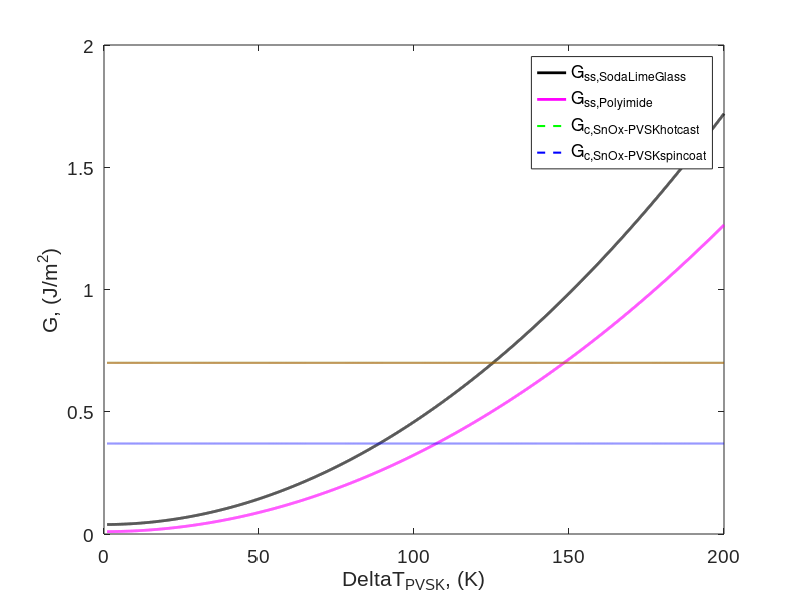

This figure's MATLAB source: (Note: this script raises an error after producing the figure.)
clear all;

% Define poisson's ratios, CTE, Modulus, Gc, for all the layers.
v_SodaLimeGlass = 0.23;
v_Polyimide = 0.35;
v_ITO = 0.35;
v_SnOx = 0.33;
v_PVSK = 0.31;
v_Spiro = 0.36;
v_Au_evap = 0.421;
v_Au_screen = 0.33;

% Coefficient of thermal expansions for the materials.
a_SodaLimeGlass = 9.00E-6;
a_Polyimide = 2.00E-5;
a_ITO = 5.81E-6;
a_SnOx = 3.75E-6;
a_PVSK = 8.98E-5;
a_Spiro = 5.00E-5;
a_Au_evap = 1.36E-5;
a_Au_screen = 1.90E-5;

% Define the Elastic moduli of all the layers including Silver screen
% printed and evaporated Ag.
E_SodaLimeGlass = 6.90E10/(1-v_SodaLimeGlass); % not used in the code
E_Polyimide = 7.50E9/(1-v_Polyimide); % not used in the code
E_ITO = 1.14E11/(1-v_ITO);
E_SnOx = 8.80E10/(1-v_SnOx);
E_PVSK = 1.11E10/(1-v_PVSK);
E_Spiro = 1.50E10/(1-v_Spiro);
E_Au_evap = 8.20E10/(1-v_Au_evap);
E_Au_screen = 9.00E9/(1-v_Au_screen);

% Define curvature, "b", and radius of curvature
k = 50E-9;
B = 2e-2;
R = 1/k;

% Define the thicknesses in each layer.
h_Au_evap = 150E-9;
h_Au_screen = 1000E-9;
h_Spiro = 180E-9;
h_PVSK = 400E-9;
h_SnOx = 50E-9;
h_ITO = 200E-9;

% Gc's for all the layers in n-i-p
Gc_ITO = 5;
Gc_SnOx = 0.7;
Gc_PVSKRSPP = 4.4;
Gc_PVSKhotcast = 0.92;
Gc_PVSKspincoat = 0.37;
Gc_Spiro = 0.45;
Gc_Au_evap = 1.2;
Gc_Au_screen = 2;

% Calculate the Gc for each interface (take the minimum of the bulk Gc of
% the layers that compose of the interface)
Gc_ITOSnOx = min(Gc_ITO, Gc_SnOx);
Gc_SnOxPVSKRSPP = min(Gc_SnOx, Gc_PVSKRSPP);
Gc_SnOxPVSKhotcast = min(Gc_SnOx, Gc_PVSKhotcast);
Gc_SnOxPVSKspincoat = min(Gc_SnOx, Gc_PVSKspincoat);

% Define the "default" temperatures felt by the layers during processing
delta_T_ITO_default = 400;
delta_T_SnOx_default = 155;
delta_T_PVSK_spin_default = 75;
delta_T_PVSK_hotcast_default = 85;
delta_T_PVSK_RSPP_default = 110;
delta_T_Spiro_default = 50;
delta_T_Au_evap_default = 50;
delta_T_Au_screen_default = 125;

%% Section 1: Vary delta_T for PVSK, on SodaLimeGlass & Polyimide substr.
% Varying PVSK processing T would impact ITO-SnOx & SnOx-PVSK interfaces
% Calculation of Gss with varying PVSK processing temperatures

%%% PVSK processing temperature variation
delta_T_PVSK = linspace(1, 200, 10000);

% First, let's compute the G_ss for the PVSK-SnOx interface for Glass subs.
% Calculate stresses induced by thermal expansion for Soda Lime Glass.
% Notice that both the ITO and the SnOx are in compression.
% So, no ITO-SnOx delaminatino will occur
sigma_ITO_SodaLimeGlass = (a_ITO - a_SodaLimeGlass)*delta_T_ITO_default*E_ITO;
sigma_SnOx_SodaLimeGlass = (a_SnOx - a_SodaLimeGlass)*delta_T_SnOx_default*E_SnOx;

sigma_PVSK_SodaLimeGlass = (a_PVSK - a_SodaLimeGlass).*delta_T_PVSK.*E_PVSK;

sigma_Spiro_SodaLimeGlass = (a_Spiro - a_SodaLimeGlass)*delta_T_Spiro_default*E_Spiro;
sigma_Au_evap_SodaLimeGlass = (a_Au_evap - a_SodaLimeGlass)*delta_T_Au_evap_default*E_Au_evap;
sigma_Au_screen_SodaLimeGlass = (a_Au_screen - a_SodaLimeGlass)*delta_T_Au_screen_default*E_Au_screen;

h_summation = h_Au_screen + h_Spiro + h_PVSK;
P = (k*B/(6*h_summation))*(E_Au_screen*h_Au_screen^3 + E_Spiro*h_Spiro^3 + E_PVSK*h_PVSK^3);
G_SnOxPVSK_SodaLimeGlass = sigma_Au_screen_SodaLimeGlass^2*h_Au_screen/E_Au_screen + ...
    sigma_Spiro_SodaLimeGlass^2*h_Spiro/E_Spiro + sigma_PVSK_SodaLimeGlass.^2*h_PVSK./E_PVSK...
    - (P^2/(B^2*E_Au_screen*h_Au_screen) + E_Au_screen*h_Au_screen^3*k^2/12) ...
    - (P^2/(B^2*E_Spiro*h_Spiro) + E_Spiro*h_Spiro^3*k^2/12) ...
    - (P^2/(B^2*E_PVSK*h_PVSK) + E_PVSK*h_PVSK^3*k^2/12);


% Second, let's compute the G_ss for the PVSK-SnOx interface for polyimide
% Calculate stresses induced by thermal expansion for polyimide
% Notice that both the ITO and the SnOx are in compression.
% So, no ITO-SnOx delaminatino will occur
sigma_ITO_Polyimide = (a_ITO - a_Polyimide)*delta_T_ITO_default*E_ITO;
sigma_SnOx_Polyimide = (a_SnOx - a_Polyimide)*delta_T_SnOx_default*E_SnOx;

sigma_PVSK_Polyimide = (a_PVSK - a_Polyimide).*delta_T_PVSK.*E_PVSK;

sigma_Spiro_Polyimide = (a_Spiro - a_Polyimide)*delta_T_Spiro_default*E_Spiro;
sigma_Au_evap_Polyimide = (a_Au_evap - a_Polyimide)*delta_T_Au_evap_default*E_Au_evap;
sigma_Au_screen_Polyimide = (a_Au_screen - a_Polyimide)*delta_T_Au_screen_default*E_Au_screen;

h_summation = h_Au_screen + h_Spiro + h_PVSK;
P = (k*B/(6*h_summation))*(E_Au_screen*h_Au_screen^3 + E_Spiro*h_Spiro^3 + E_PVSK*h_PVSK^3);
G_SnOxPVSK_Polyimide = sigma_Au_screen_Polyimide^2*h_Au_screen/E_Au_screen + ...
    sigma_Spiro_Polyimide^2*h_Spiro/E_Spiro + sigma_PVSK_Polyimide.^2*h_PVSK./E_PVSK...
    - (P^2/(B^2*E_Au_screen*h_Au_screen) + E_Au_screen*h_Au_screen^3*k^2/12) ...
    - (P^2/(B^2*E_Spiro*h_Spiro) + E_Spiro*h_Spiro^3*k^2/12) ...
    - (P^2/(B^2*E_PVSK*h_PVSK) + E_PVSK*h_PVSK^3*k^2/12);

figure; hold on
plot(delta_T_PVSK, G_SnOxPVSK_SodaLimeGlass, 'k', "LineWidth", 2);
plot(delta_T_PVSK, G_SnOxPVSK_Polyimide, 'm', "LineWidth", 2);
plot(delta_T_PVSK, Gc_SnOxPVSKhotcast.*ones(1,length(delta_T_PVSK)), '--g', "LineWidth", 1.5);
plot(delta_T_PVSK, Gc_SnOxPVSKspincoat.*ones(1,length(delta_T_PVSK)), '--b', "LineWidth", 1.5);
plot(delta_T_PVSK, Gc_SnOxPVSKRSPP.*ones(1,length(delta_T_PVSK)), '--r', "LineWidth", 1.5);
legend("G_{ss,SodaLimeGlass}", "G_{ss,Polyimide}", "G_{c,SnOx-PVSKhotcast}", "G_{c,SnOx-PVSKspincoat}")
    % "G_{c,SnOx-PVSKRSPP}", )
ylabel("G, (J/m^2)");
xlabel("{\Delta}T_{PVSK}, (K)");
box on;
set(gca, 'FontSize', 14, 'FontName', 'Arial');

%% Section 2: Computing the delta_T_PVSK,max for SnOx-PVSK delamination
syms delta_T_PVSK

% Compute driving force for SnOx-PVSK delamination for SLG substrate
sigma_ITO_SodaLimeGlass = (a_ITO - a_SodaLimeGlass)*delta_T_ITO_default*E_ITO;
sigma_SnOx_SodaLimeGlass = (a_SnOx - a_SodaLimeGlass)*delta_T_SnOx_default*E_SnOx;

sigma_PVSK_SodaLimeGlass = (a_PVSK - a_SodaLimeGlass).*delta_T_PVSK.*E_PVSK;

sigma_Spiro_SodaLimeGlass = (a_Spiro - a_SodaLimeGlass)*delta_T_Spiro_default*E_Spiro;
sigma_Au_evap_SodaLimeGlass = (a_Au_evap - a_SodaLimeGlass)*delta_T_Au_evap_default*E_Au_evap;
sigma_Au_screen_SodaLimeGlass = (a_Au_screen - a_SodaLimeGlass)*delta_T_Au_screen_default*E_Au_screen;

h_summation = h_Au_screen + h_Spiro + h_PVSK;
P = (k*B/(6*h_summation))*(E_Au_screen*h_Au_screen^3 + E_Spiro*h_Spiro^3 + E_PVSK*h_PVSK^3);
G_SnOxPVSK_SodaLimeGlass = sigma_Au_screen_SodaLimeGlass^2*h_Au_screen/E_Au_screen + ...
    sigma_Spiro_SodaLimeGlass^2*h_Spiro/E_Spiro + sigma_PVSK_SodaLimeGlass.^2*h_PVSK./E_PVSK...
    - (P^2/(B^2*E_Au_screen*h_Au_screen) + E_Au_screen*h_Au_screen^3*k^2/12) ...
    - (P^2/(B^2*E_Spiro*h_Spiro) + E_Spiro*h_Spiro^3*k^2/12) ...
    - (P^2/(B^2*E_PVSK*h_PVSK) + E_PVSK*h_PVSK^3*k^2/12);


% Compute driving force for SnOx-PVSK delamination for polyimide substrate
sigma_ITO_Polyimide = (a_ITO - a_Polyimide)*delta_T_ITO_default*E_ITO;
sigma_SnOx_Polyimide = (a_SnOx - a_Polyimide)*delta_T_SnOx_default*E_SnOx;

sigma_PVSK_Polyimide = (a_PVSK - a_Polyimide).*delta_T_PVSK.*E_PVSK;

sigma_Spiro_Polyimide = (a_Spiro - a_Polyimide)*delta_T_Spiro_default*E_Spiro;
sigma_Au_evap_Polyimide = (a_Au_evap - a_Polyimide)*delta_T_Au_evap_default*E_Au_evap;
sigma_Au_screen_Polyimide = (a_Au_screen - a_Polyimide)*delta_T_Au_screen_default*E_Au_screen;

h_summation = h_Au_screen + h_Spiro + h_PVSK;
P = (k*B/(6*h_summation))*(E_Au_screen*h_Au_screen^3 + E_Spiro*h_Spiro^3 + E_PVSK*h_PVSK^3);
G_SnOxPVSK_Polyimide = sigma_Au_screen_Polyimide^2*h_Au_screen/E_Au_screen + ...
    sigma_Spiro_Polyimide^2*h_Spiro/E_Spiro + sigma_PVSK_Polyimide.^2*h_PVSK./E_PVSK...
    - (P^2/(B^2*E_Au_screen*h_Au_screen) + E_Au_screen*h_Au_screen^3*k^2/12) ...
    - (P^2/(B^2*E_Spiro*h_Spiro) + E_Spiro*h_Spiro^3*k^2/12) ...
    - (P^2/(B^2*E_PVSK*h_PVSK) + E_PVSK*h_PVSK^3*k^2/12);


% Solve for the processing temperature at which debonding would occur
delta_T_PVSKRSPP_SodaLimeGlass = vpasolve(G_SnOxPVSK_SodaLimeGlass == Gc_SnOxPVSKRSPP, delta_T_PVSK, [0,inf]);
delta_T_PVSKRSPP_SodaLimeGlass = double(delta_T_PVSKRSPP_SodaLimeGlass);

delta_T_PVSKhotcast_SodaLimeGlass = vpasolve(G_SnOxPVSK_SodaLimeGlass == Gc_SnOxPVSKhotcast, delta_T_PVSK, [0,inf]);
delta_T_PVSKhotcast_SodaLimeGlass = double(delta_T_PVSKhotcast_SodaLimeGlass);

delta_T_PVSKspincoat_SodaLimeGlass = vpasolve(G_SnOxPVSK_SodaLimeGlass == Gc_SnOxPVSKspincoat, delta_T_PVSK, [0,inf]);
delta_T_PVSKspincoat_SodaLimeGlass = double(delta_T_PVSKspincoat_SodaLimeGlass);

delta_T_PVSKRSPP_Polyimide = vpasolve(G_SnOxPVSK_Polyimide == Gc_SnOxPVSKRSPP, delta_T_PVSK, [0,inf]);
delta_T_PVSKRSPP_Polyimide = double(delta_T_PVSKRSPP_Polyimide);

delta_T_PVSKhotcast_Polyimide = vpasolve(G_SnOxPVSK_Polyimide == Gc_SnOxPVSKhotcast, delta_T_PVSK, [0,inf]);
delta_T_PVSKhotcast_Polyimide = double(delta_T_PVSKhotcast_Polyimide);

delta_T_PVSKspincoat_Polyimide = vpasolve(G_SnOxPVSK_Polyimide == Gc_SnOxPVSKspincoat, delta_T_PVSK, [0,inf]);
delta_T_PVSKspincoat_Polyimide = double(delta_T_PVSKspincoat_Polyimide);

T_ambient = 25;

figure; hold on
ylim([0 250]);
x = [delta_T_PVSKRSPP_SodaLimeGlass+T_ambient delta_T_PVSKhotcast_SodaLimeGlass+T_ambient ...
    delta_T_PVSKspincoat_SodaLimeGlass+T_ambient delta_T_PVSKRSPP_Polyimide+T_ambient ...
    delta_T_PVSKhotcast_Polyimide+T_ambient delta_T_PVSKspincoat_Polyimide+T_ambient];
b = bar(x, 'FaceColor', 'flat');
text(1:length(x),x,num2str(x'),'vert','bottom','horiz','center'); 
b.CData(1,:) = [0.8500 0.3250 0.0980];
b.CData(2,:) = [0.8500 0.3250 0.0980];
b.CData(3,:) = [0.8500 0.3250 0.0980];
b.CData(4,:) = [0.9290 0.6940 0.1250];
b.CData(5,:) = [0.9290 0.6940 0.1250];
b.CData(6,:) = [0.9290 0.6940 0.1250];
xt = get(gca, 'XTick');
set(gca, 'XTick', xt(2:7), 'XTickLabel', {'RSPP', 'HotCast', 'SpinCoat', 'RSPP', 'HotCast', 'SpinCoat'});
ylabel('T_{PVSK,max}')
box on;
set(gca, 'FontSize', 12, 'FontName', 'Arial');
title("Max Processing T_{PVSK}, PVSK-SnOx Debond, NIP", 'FontWeight','Normal');

% Make the legend by using some manipulation
bh(1) = bar(nan,nan, 'FaceColor', "#D95319");
bh(2) = bar(nan,nan, 'FaceColor', "#EDB120");
legend(bh, ["SodaLimeGlass", "Polyimide"]);

delta_Tm_PVSK = 175;
xlim=get(gca,'xlim');
plot(xlim, [delta_Tm_PVSK+T_ambient delta_Tm_PVSK+T_ambient], "LineWidth", 1.5, 'Color', "k", ...
    "LineStyle", "--", "DisplayName", "T_{decomp,PVSK}");
ylim([0,250]);

